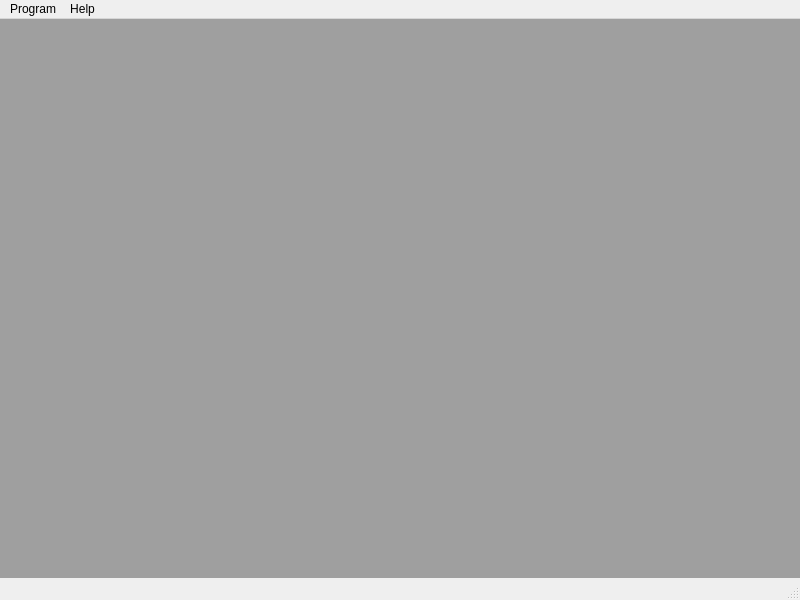
<?xml version="1.0" encoding="UTF-8"?>
<ui version="4.0">
 <class>MainWindow</class>
 <widget class="QMainWindow" name="MainWindow">
  <property name="geometry">
   <rect>
    <x>0</x>
    <y>0</y>
    <width>800</width>
    <height>600</height>
   </rect>
  </property>
  <property name="windowTitle">
   <string>MainWindow</string>
  </property>
  <widget class="QWidget" name="centralwidget">
   <layout class="QVBoxLayout" name="verticalLayout">
    <property name="spacing">
     <number>0</number>
    </property>
    <property name="margin">
     <number>0</number>
    </property>
    <item>
     <widget class="QMdiArea" name="mdiArea">
      <property name="lineWidth">
       <number>0</number>
      </property>
      <property name="activationOrder">
       <enum>QMdiArea::StackingOrder</enum>
      </property>
      <property name="viewMode">
       <enum>QMdiArea::TabbedView</enum>
      </property>
      <property name="documentMode">
       <bool>false</bool>
      </property>
     </widget>
    </item>
   </layout>
  </widget>
  <widget class="QMenuBar" name="menubar">
   <property name="geometry">
    <rect>
     <x>0</x>
     <y>0</y>
     <width>800</width>
     <height>18</height>
    </rect>
   </property>
   <widget class="QMenu" name="menuProgram">
    <property name="title">
     <string>Program</string>
    </property>
    <addaction name="actionNetwork"/>
    <addaction name="actionQuit"/>
   </widget>
   <widget class="QMenu" name="menuHelp">
    <property name="title">
     <string>Help</string>
    </property>
    <addaction name="actionAbout"/>
   </widget>
   <addaction name="menuProgram"/>
   <addaction name="menuHelp"/>
  </widget>
  <widget class="QStatusBar" name="statusbar">
   <property name="sizeGripEnabled">
    <bool>true</bool>
   </property>
  </widget>
  <action name="actionNetwork">
   <property name="text">
    <string>Network</string>
   </property>
  </action>
  <action name="actionQuit">
   <property name="text">
    <string>Quit</string>
   </property>
  </action>
  <action name="actionAbout">
   <property name="text">
    <string>About</string>
   </property>
  </action>
 </widget>
 <resources/>
 <connections>
  <connection>
   <sender>actionQuit</sender>
   <signal>activated()</signal>
   <receiver>MainWindow</receiver>
   <slot>close()</slot>
   <hints>
    <hint type="sourcelabel">
     <x>-1</x>
     <y>-1</y>
    </hint>
    <hint type="destinationlabel">
     <x>399</x>
     <y>299</y>
    </hint>
   </hints>
  </connection>
 </connections>
</ui>
